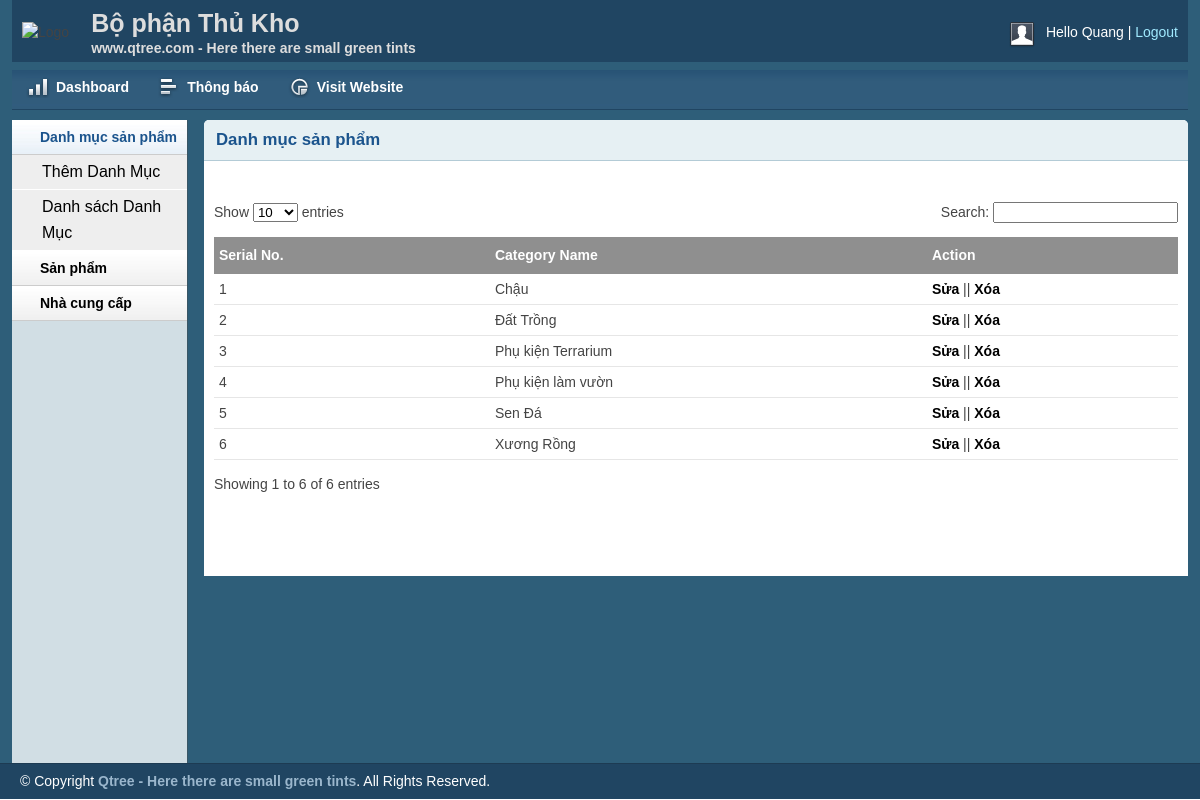
The app's page /qtree/adkho/catlist.php (signed in) with its own data.
### tables this page shows
CREATE TABLE `mql_category` (
  `catId` int(11) NOT NULL,
  `catName` varchar(255) NOT NULL
);

### qtree/lib/database.php (called while the page is built, shortened)
<?php
Class Database{
   public $host   = DB_HOST;
   public $user   = DB_USER;
   public $pass   = DB_PASS;
   public $dbname = DB_NAME;
   public $link;
private function connectDB(){
   $this->link = new mysqli($this->host, $this->user, $this->pass,
    $this->dbname);
 }
public function select($query){
  $result = $this->link->query($query) or
   die($this->link->error.__LINE__);
  if($result->num_rows > 0){
    return $result;
  } else {
    return false;
  }
 }
}

### qtree/classes/category.php (called while the page is built, shortened)
<?php
	$filepath = realpath(dirname(__FILE__));
	include_once ($filepath.'/../lib/database.php');
?>
<?php
	class Category
	{
		private $db;
		public function __construct(){
			$this->db = new Database();
		}
		public function show_category(){
			$query = "SELECT * FROM mql_category order by catId desc";
			$result = $this->db->select($query);
			return $result;
		}
	}
?>

### qtree/adkho/catlist.php (the view, shortened to what this page needs)
<?php include 'inc/header.php';?>
<?php include 'inc/sidebar.php';?>
<?php include '../classes/category.php';?>
<?php
    $cat = new Category();
?>
        <div class="grid_10">
            <div class="box round first grid">
                <h2>Danh mục sản phẩm</h2>
                <br>
                <div class="block">
                    <table class="data display datatable" id="example">
						<thead>
							<tr>
								<th>Serial No.</th>
								<th>Category Name</th>
								<th>Action</th>
							</tr>
						</thead>
					<tbody>
						<?php
							$show_cate = $cat->show_category();
							if($show_cate){
								$i = 0;
								while ($result = $show_cate->fetch_assoc()) {
									$i++;
								?>
							<tr class="odd gradeX">
								<td><?php echo $i; ?></td>
								<td><?php echo $result['catName'] ?></td>
								<td><a href="catedit.php?catid=<?php echo $result['catId'] ?>">Sửa</a> || <a onclick="return confirm('Bạn có muốn xóa???')" href="?delid=<?php echo $result['catId'] ?>">Xóa</a></td>
							</tr>
						<?php
						}
						}
						?>
					</tbody>
					</table>
               </div>
            </div>
        </div>
<?php include 'inc/footer.php';?>

### qtree/adkho/css/layout.css (style rules this page uses)
body { background: #fff none repeat scroll 0 0; color: #444; font-size: 14px; padding: 0; }
a { color: #000; font-weight:bold; text-decoration: none; }
h1, h2, h3, h4, h5, h6 { line-height:1.2em; margin-bottom:.3em; }
h2 { margin-top:1em; }
.box { background:#fff; margin-bottom:20px; padding:10px 10px 10px 10px; margin-left:-8px; }
.box.grid { padding-bottom:40px; }
.box.round { -moz-border-radius: 5px 5px 0px 0px; -webkit-border-radius: 5px 5px 0px 0px; border-radius: 5px 5px 0px 0px; }
.box h2 { font-size:1.2em; font-weight:bold; color:#1B548D; background:#E6F0F3; margin:-10px -10px 0 -10px; padding:10px 12px; border-bottom:1px solid #B3CBD6; -moz-border-radius: 5px 5px 0px 0px; -webkit-border-radius: 5px 5px 0px 0px; border-radius: 5px 5px 0px 0px; }
.box.first { min-height: 406px; }
.block { padding-top:20px; }
.block { padding-bottom:1px; }
table.display { margin: 0 auto; clear: both; width: 100%; }
.sorting_asc { background: #8f8f8f url(../img/table/sort_asc.png) no-repeat center right; padding:8px 5px; text-align:left; color:#fff; }
.sorting { background:#8f8f8f url(../img/table/sort_both.png) no-repeat center right; padding:8px 5px; text-align:left; color:#fff; }
tr.odd { height: 30px; line-height: 30px; border-bottom:1px solid #e6e6e6; }
tr.even { height: 30px; line-height: 30px; border-bottom:1px solid #e6e6e6; }
tr.odd td, tr.even td { padding-left:5px; }

### records on screen
mql_category: catName "Chậu"
mql_category: catName "Đất Trồng"
mql_category: catName "Phụ kiện Terrarium"
mql_category: catName "Phụ kiện làm vườn"
mql_category: catName "Sen Đá"
mql_category: catName "Xương Rồng"

### other values on screen
Session::get('adminName') "Quang"
